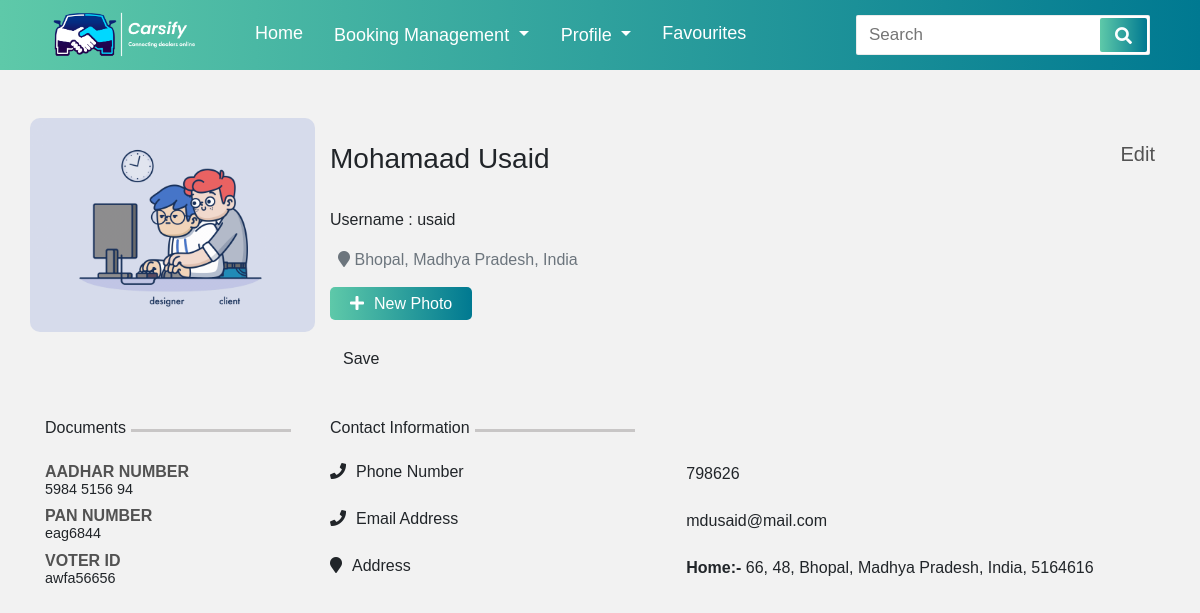
/profile/ (signed in), run on the app's committed database.
### CarsifyApp/models.py (models this page shows, shortened)
class UserProfile(models.Model):
    user = models.ForeignKey(User,on_delete=models.CASCADE,null=True)
    ProfileImg = models.FileField(null=True)
    ContactNo = models.IntegerField(null=True)
    Email = models.EmailField(null=True)
    Address = models.ForeignKey(Address,on_delete=models.CASCADE,null=True)
    AddharNumber = models.IntegerField(null=True)
    PanNumber = models.TextField(null=True)
    VoterID = models.TextField(null=True)

class Address(models.Model):
    user = models.ForeignKey(User, on_delete=models.CASCADE, null=True)
    Address_Typee = models.ForeignKey(Address_Type, on_delete=models.CASCADE, null=True)
    street_address = models.CharField(max_length=100, null=True)
    apartment_address = models.CharField(max_length=100, null=True)
    City = models.TextField(null=True)
    State = models.TextField(null=True)
    country = models.TextField(null=True)
    zip = models.IntegerField(null=True)

class Address_Type(models.Model):
    Type = models.TextField(null=True)
    def __str__(self):
        return self.Type

### CarsifyApp/views.py (the view)
# urls.py: path('profile/', Profile, name='Profile'),
@login_required(login_url='CarsifyApp:LoginSignup')
def Profile(request):
    try:
        useralldata = UserProfile.objects.get(user=request.user)
    except:
        useralldata = None
    if useralldata:
        if request.method == "POST":
            img = request.FILES["image"]
            useralldata.ProfileImg = img
            useralldata.save()
            return redirect('CarsifyApp:Profile')
    else:
        user = request.user
        UserProfile.objects.create(user=user)
        type = Address_Type.objects.all()
        for i in type:
            Address.objects.create(user=user, Address_Typee=i)
    Aadhar = str(useralldata.AddharNumber)[0:4]+" "+str(useralldata.AddharNumber)[4:8]+" "+str(useralldata.AddharNumber)[8:12]
    address = Address.objects.filter(user=request.user)[0]
    dic = {'useralldata':useralldata, 'useraddress': address,'Aadhar':Aadhar}
    return render(request, 'profile.html', dic)

### CarsifyApp/templates/profile.html (shortened to what this page needs)
{% load static %}
<!doctype html>
<html lang="en">
  <head>
    <link rel="stylesheet" href="https://stackpath.bootstrapcdn.com/bootstrap/4.3.1/css/bootstrap.min.css">
    <link rel="stylesheet" href="https://pro.fontawesome.com/releases/v5.10.0/css/all.css"/>
    <link rel="stylesheet" href="{% static 'assets/stylesheets/navigation.css' %}">
    <link rel="stylesheet" href="{% static 'assets/stylesheets/profile.css' %}">
  </head>
  <body>
      <nav>
        <div class="logoo">
          <img src="{% static 'assets/images/logo7.png' %}"/>
        </div>
        <div class="navitems">
            <li><a href="{% url 'CarsifyApp:Dashboard' %}">Home</a></li>
            <li><a href="#">
                <div class="dropdown show">
                    <a class="btn dropdown-toggle dropdown-navi" href="#" role="button" id="dropdownMenuLink" data-toggle="dropdown" aria-haspopup="true" aria-expanded="false">
                      Booking Management
                    </a>
                  </div>
            </a></li>
            <li><a href="#"><div class="dropdown show">
              <a class="btn dropdown-toggle dropdown-navi" href="profile.html" role="button" id="dropdownMenuLink" data-toggle="dropdown" aria-haspopup="true" aria-expanded="false">
               Profile
              </a>
            </div></a></li>
            <li><a href="{% url 'CarsifyApp:Favourites' %}">Favourites</a></li>
        </div>
        <form action="#">
                <input type="search" class="search-data" placeholder="Search" required>
                <button type="submit" class="fas fa-search"></button>
        </form>
    </nav>
    <div class="container">
        <div class="row pt-5 row1">
            <div class="col-lg-3 p-0">
              {% if  useralldata.ProfileImg %}
              <img id = "outImage" src="{{ useralldata.ProfileImg.url }}">
              {% else %}
              <img id = "outImage" src="#">
              {% endif %}
            </div>
            <div class="col-lg-9 pt-3">
              <div class="d-flex justify-content-between py-2">
                <div class="d-block mb-1">
                  <h3>{{ request.user.first_name }} {{ request.user.last_name }}</h3>
                  <br/>
                  <p class='mb-2'>Username : {{request.user.username}}</p>
                  <p id="location" class="text-muted p-2"> <i class="fa fa-map-marker"></i> {{useraddress.City}}, {{useraddress.State}}, {{useraddress.country}} </p>
                </div>
                <h5><a href="{% url 'CarsifyApp:Editprofile' %}">Edit</a></h5>
              </div>
              <a id="new_profile"><i class="fa fa-plus"></i>New Photo</a>
              <form method="post" action="" enctype="multipart/form-data">
                <BR>
                <button class="btn" type="submit">Save</button>
            </form>
            </div>
        </div>
        <div class="row pt-3 row2 mb-5 mt-4">
          <div class="col-lg-3">
            <div class="d-flex">
              <h6>Documents</h6>
              <hr>
            </div>
            <h5>AADHAR NUMBER</h5>
            <h6>{{Aadhar}}</h6>
            <h5>PAN NUMBER</h5>
            <h6>{{useralldata.PanNumber}}</h6>
            <h5>VOTER ID</h5>
            <h6>{{useralldata.VoterID}}</h6>
          </div>
          <div class="col-lg-9 contact">
            <div class="d-flex">
              <h6>Contact Information</h6>
              <hr>
            </div>
            <div class="row">
              <div class="col-lg-5">
                <h6><i class="fa fa-phone"></i>Phone Number</h6>
              </div>
              <div class="col-lg-7">
                <p>{{useralldata.ContactNo}}</p>
              </div>
            </div>
            <div class="row">
              <div class="col-lg-5">
                <h6><i class="fa fa-phone"></i>Email Address</h6>
              </div>
              <div class="col-lg-7">
                <p>{{useralldata.Email}}</p>
              </div>
            </div>
            <div class="row">
              <div class="col-lg-5">
                <h6><i class="fa fa-map-marker"></i>Address</h6>
              </div>
              <div class="col-lg-7">
                <p><b>{{useraddress.Address_Typee}}:-</b> {{useraddress.apartment_address}}, {{useraddress.street_address}},
                    {{useraddress.City}},
                   {{useraddress.State}},
                   {{useraddress.country}},
                    {{useraddress.zip}}</p>
              </div>
            </div>
          </div>
        </div>
    </div>
  </body>
</html>

### CarsifyApp/static/assets/stylesheets/navigation.css (style rules this page uses)
:root { --main-bg-color: #007991; --secondary-bg-color:#5ec9a9; }
* { margin: 0; padding: 0; outline: none; box-sizing: border-box; font-family: 'Montserrat', sans-serif; }
body { background: #f2f2f2; height: 100%; width: 100%; }
p { margin: 0 !important; }
li { list-style: none; }
nav { background:var(--main-bg-color); background: -webkit-linear-gradient(to right, var(--secondary-bg-color),var(--main-bg-color)); background: linear-gradient(to right, var(--secondary-bg-color),var(--main-bg-color)); display: flex !important; flex-wrap: wrap; align-items: center; justify-content: space-between; height: 70px; padding: 0 100px ; }
nav .navitems { display: flex ; flex: 1; padding: 0 0 0 40px; }
nav .navitems li { list-style: none; padding: 0 15px; }
nav .navitems li a { color: #fff; font-size: 18px; font-weight: 500; text-decoration: none; margin: auto 0px; }
.dropdown-navi { padding: 0px !important; outline: none !important; }
nav form { display: flex; height: 40px; padding: 2px; background: white; min-width: 18%!important; border-radius: 2px; border: 1px solid rgba(155,155,155,0.2); }
nav form .search-data { width: 100%; height: 100%; padding: 0 10px; color: black; font-size: 17px; border: none; font-weight: 500; background: white; }
nav form button { padding: 0 15px; color: #fff; font-size: 17px; background:var(--main-bg-color); background: -webkit-linear-gradient(to right, var(--secondary-bg-color),var(--main-bg-color)); background: linear-gradient(to right, var(--secondary-bg-color),var(--main-bg-color)); border: none; border-radius: 2px; cursor: pointer; }
@media (max-width: 1245px) { nav { padding: 0 50px; } }
.logoo img { width: 150px; background-size: cover; }

### CarsifyApp/static/assets/stylesheets/profile.css (style rules this page uses)
* { padding: 0; margin: 0; box-sizing: border-box; }
body { width: 100%; height: 100%; padding: 0; margin: 0; box-sizing: border-box; }
.row1>div>img { width: 100%; min-height: 200px; border-radius: 10px; }
.row1>div>a>i { margin-right: 10px; }
.row1>div>a, .row>form>a { background: #007991; background: -webkit-linear-gradient(to right, #5ec9a9, #007991); background: linear-gradient(to right, #5ec9a9, #007991); color: white !important; border-radius: 5px; text-decoration: none; padding: 8px 20px; cursor: pointer; }
.row1>div>div>h5>a { cursor: pointer; color: rgb(83, 83, 83); text-decoration: none; }
.row2>div>div>hr ,.row3>div>div>hr { width: 160px; align-items: center; margin-top: 0.7rem !important; border-top: 3px solid rgba(150, 146, 146, 0.459) !important; margin-left: 5px; }
.row2>div>h5 { font-size: 1rem; font-weight: bold; margin-bottom: 0px !important; color: rgba(0, 0, 0, 0.664); }
.row2>div>div>h6 { margin-bottom: 25px; }
.row2>div>h6 { font-size: 90%; }
.contact .row { margin-bottom: 20px; }
.contact>div>div>h6>i { margin-right: 10px; }

### data on the page
UserProfile: ProfileImg (picture), PanNumber "eag6844", VoterID "awfa56656", ContactNo "798626", Email "mdusaid@mail.com"
Address: City "Bhopal", State "Madhya Pradesh", country "India", Address_Typee "Home", apartment_address "66", street_address "48", zip "5164616"

### other printed values
{{ request.user.first_name }} "Mohamaad"
{{ request.user.last_name }} "Usaid"
{{ request.user.username }} "usaid"
{{ Aadhar }} "5984 5156 94"
